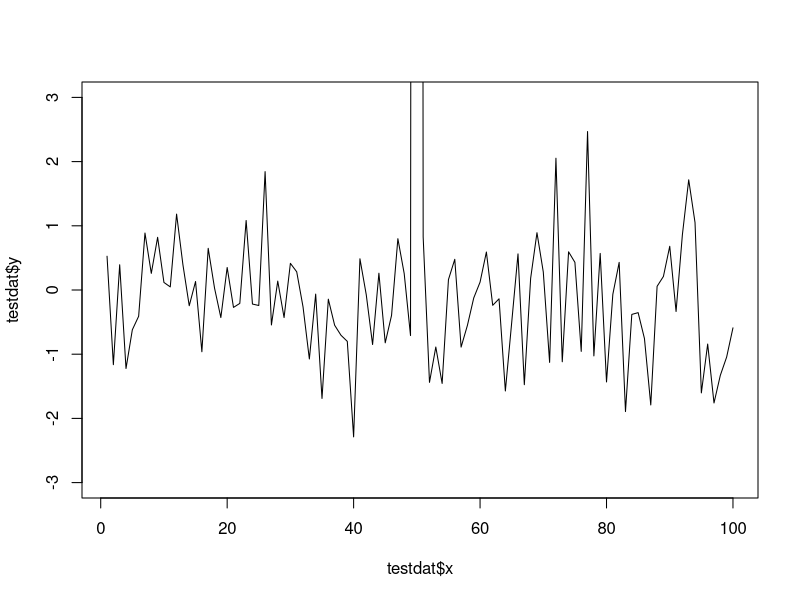

This figure's R source: (Note: this script raises an error after producing the figure.)

testdat <- data.frame(x = 1:100, y=rnorm(100))
testdat[50, 2] <- 100 # outlier

plot(testdat$x, testdat$y, type= "l", ylim=c(-3, 3))

# outlier screws it up
g <- ggplot(testdat, aes(x = x, y = y))
g + geom_line()


g + geom_line() + ylim(-3, 3)

g + geom_line() + coord_cartesian(ylim = c(-3, 3))

## little more complex based on MAACS

g <- ggplot(maacs, aes(logpm25, NocturnalSympt))

g + geom_point(alpha = 1/3)
  + facet_wrap(bmicat ~ no2dec, nrow=2, ncol=4)
  + geom_smooth(method = "lm", se=FALSE, col="steelblue")
  + theme_bw(base_family = "Avenir", base_size = 10)
  + labs(x = experssion("log " * PM[2.5]))
  + labs(y = "Nocturnal Symptoms")
  + labs(title = "MAACS Cohort")

